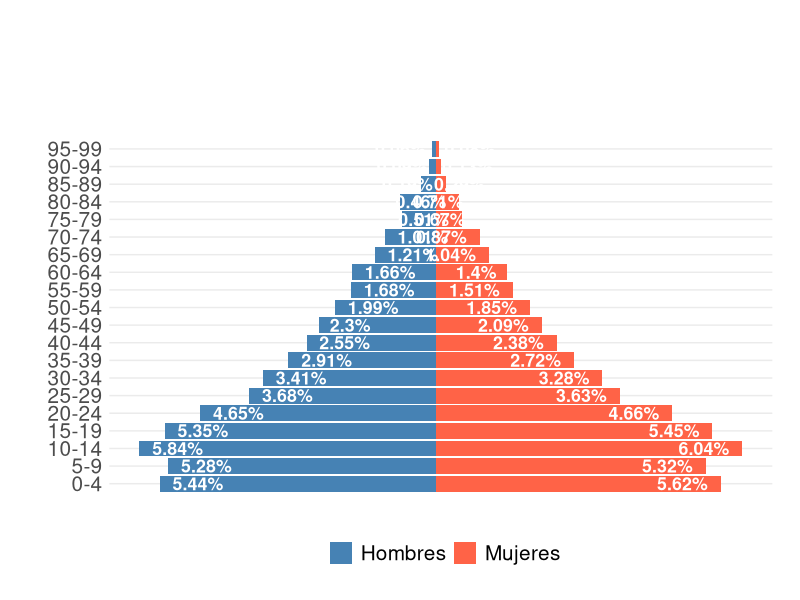
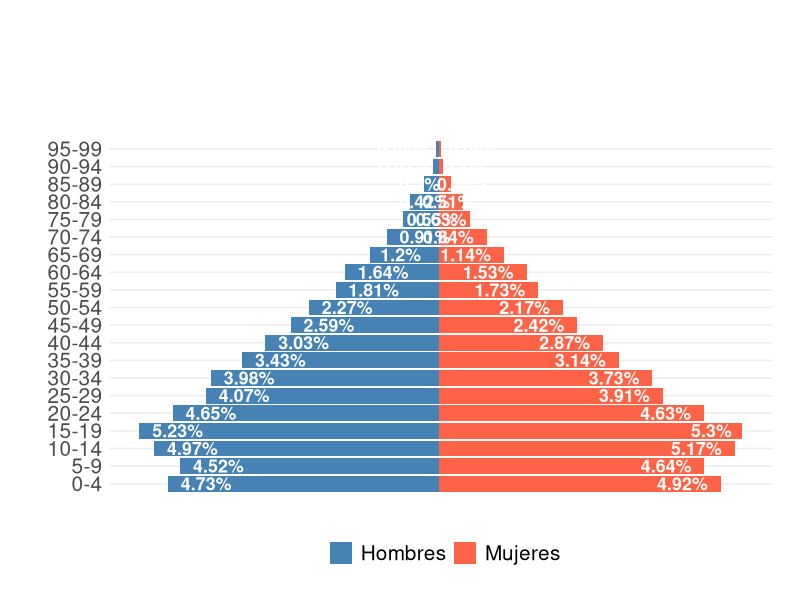
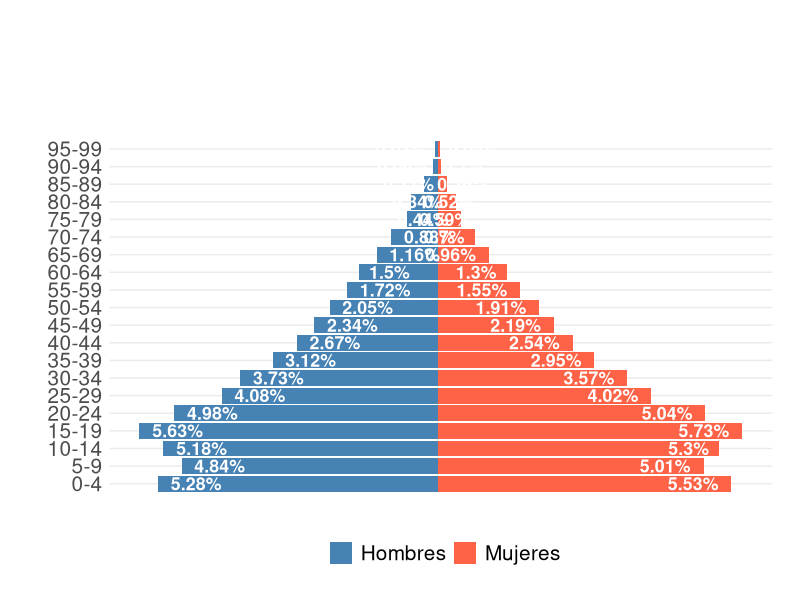
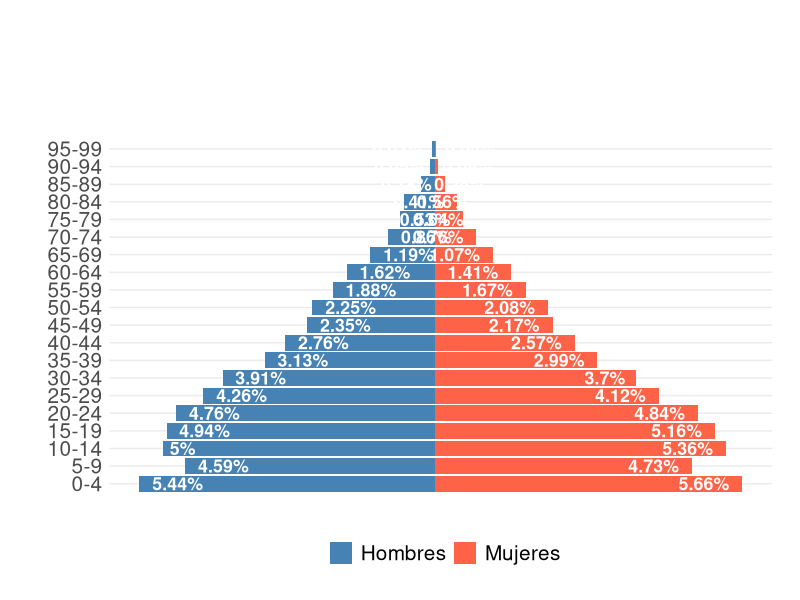
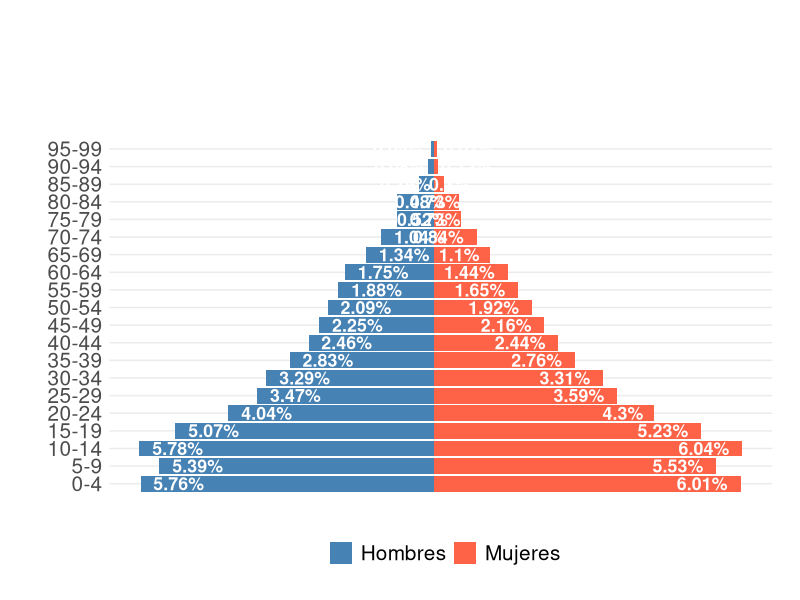
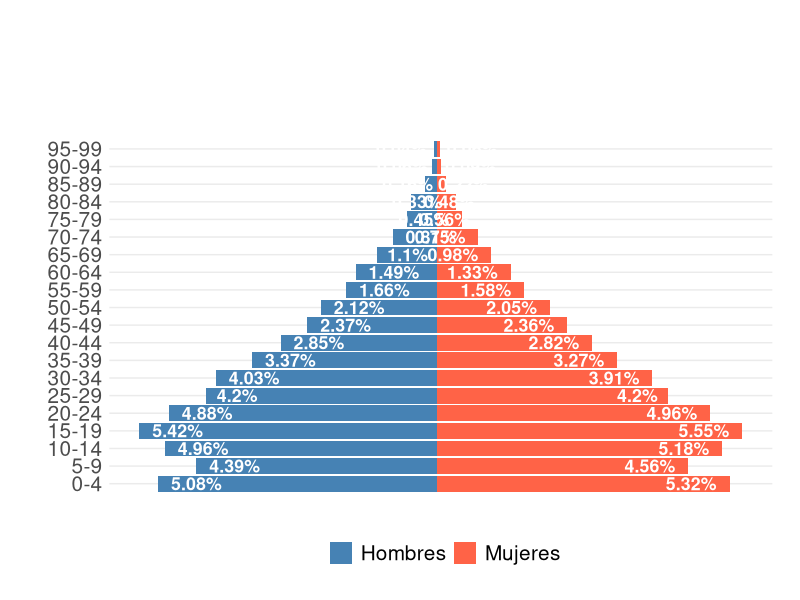
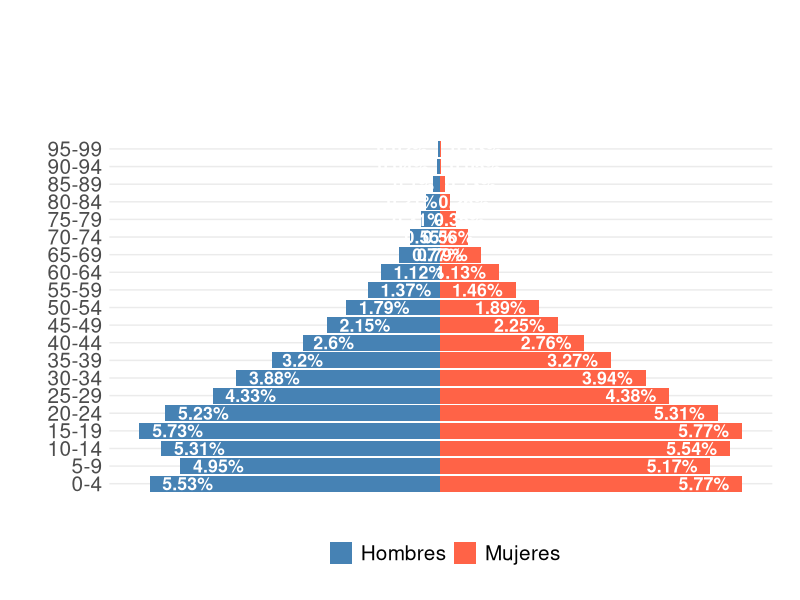
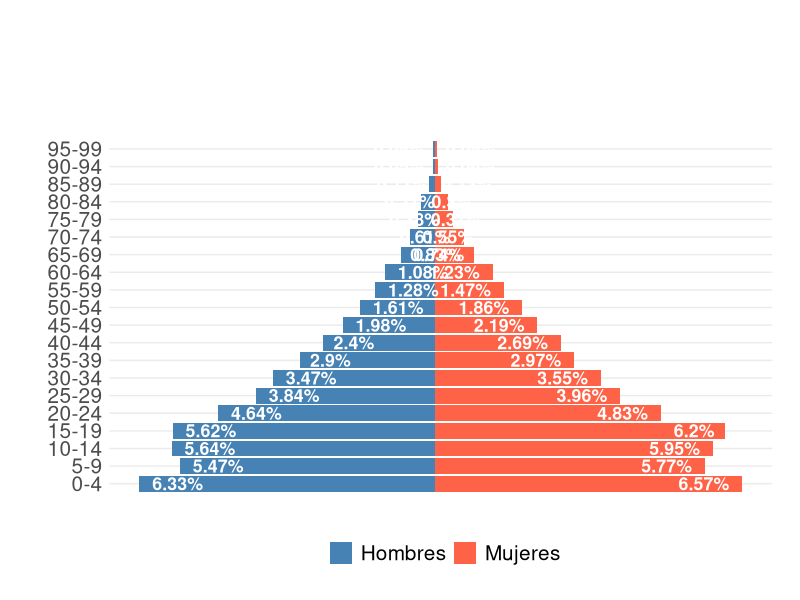

Recreate these plots in R, in order.
library("ggplot2")
library("readr")
library("dplyr")

dep_names <-c("Chuquisaca","La Paz", "Cochabamba", "Oruro", "Potosí", "Tarija", "Santa Cruz", "Beni", "Pando")

df <- read_csv("data/processed/poblacion_genero_bolivia_2012.csv")

head(df)

for (dep_id in 1:9) {
  poblacion_lp <- df %>% filter(dep==dep_id)
  poblacion_total_lp <- sum(poblacion_lp$total)
  poblacion_total_lp
  poblacion_lp <- poblacion_lp %>%
    mutate(
      edad_inicio = as.integer(sub("-.*|\\+", "", rango_edad))
    ) %>%
    arrange(edad_inicio) %>%
    mutate(
      rango_edad = factor(rango_edad, levels = unique(rango_edad))
    ) %>%
    mutate(porcentaje=paste(round(total/poblacion_total_lp*100,2),"%",sep=""))
  
  p <- ggplot(poblacion_lp, 
              aes(x = rango_edad, 
                  y = ifelse(sexo == 1, -total, total), 
                  fill = factor(sexo)
              )
  ) +
    geom_col() +
    geom_text(label= poblacion_lp$porcentaje, stat = "identity", 
              hjust=ifelse(test = poblacion_lp$sexo == 1,  yes = -0.25, no = 1.25),
              color="white", fontface="bold", size=4.5)+
    scale_y_continuous(labels = abs) +
    coord_flip() +
    theme_minimal() +
    scale_fill_manual(
      values = c("steelblue", "tomato"),
      labels = c("Hombres", "Mujeres")
    ) +
    labs(
      x = "",
      y = "",
      fill=""
    )+
    theme( 
      panel.grid.major.x = element_blank(), 
      panel.grid.minor.x = element_blank(),
      axis.text.x=element_blank(), 
      axis.text.y=element_text(size=15),
      strip.text.x=element_text(size=15),
      legend.position="bottom",
      legend.text=element_text(size=15),
      plot.margin = margin(100, 20, 20, 20)
    )
  figure_path <- paste0("figures/piramide_", dep_names[dep_id],"_2012.svg")
  print(figure_path)
  print(poblacion_total_lp)
  ggsave(
    figure_path,
    p,
    width = 8,
    height = 8,
    units = "in"
  )
  
}
